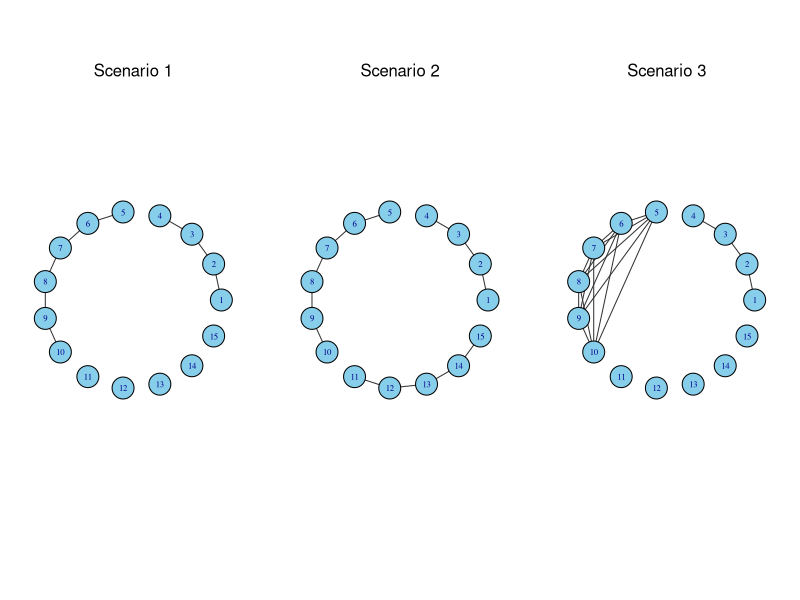
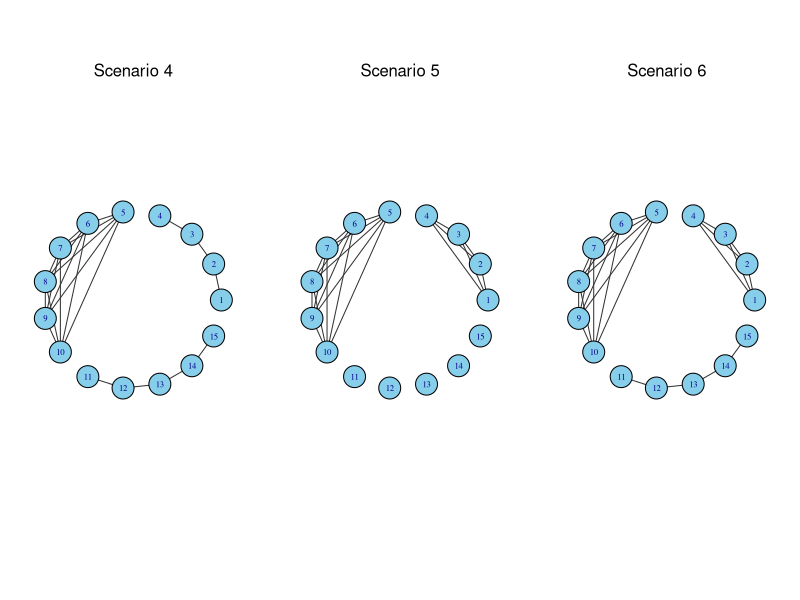
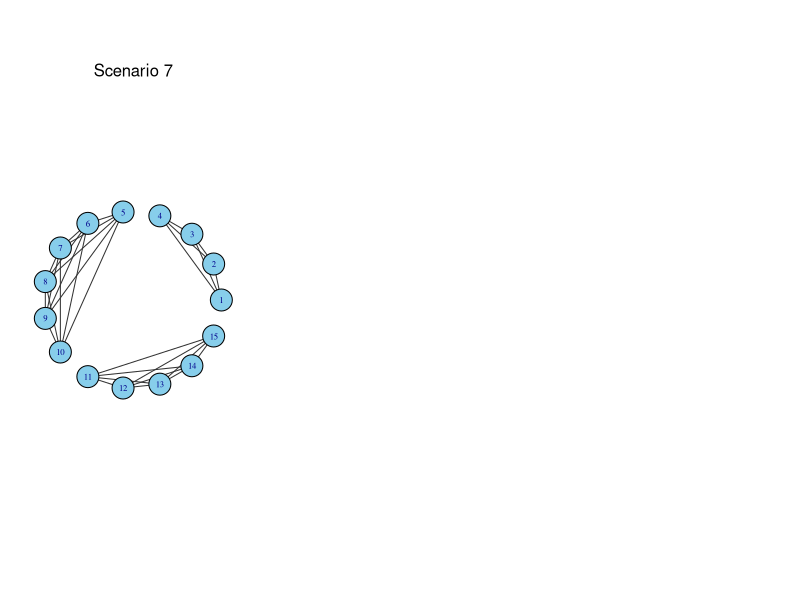
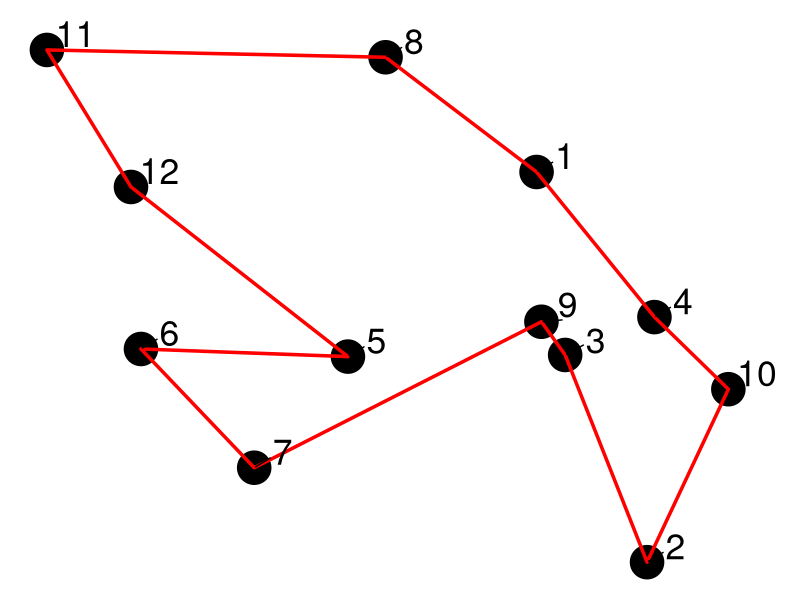
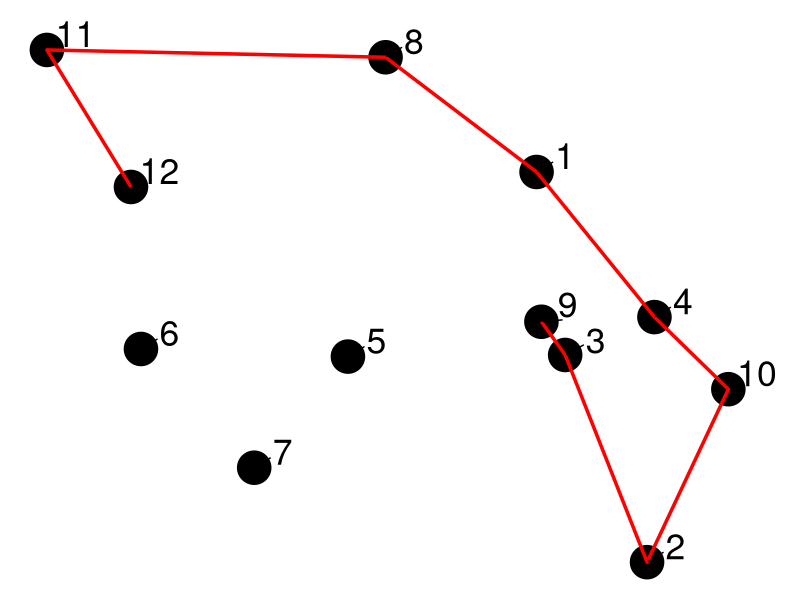
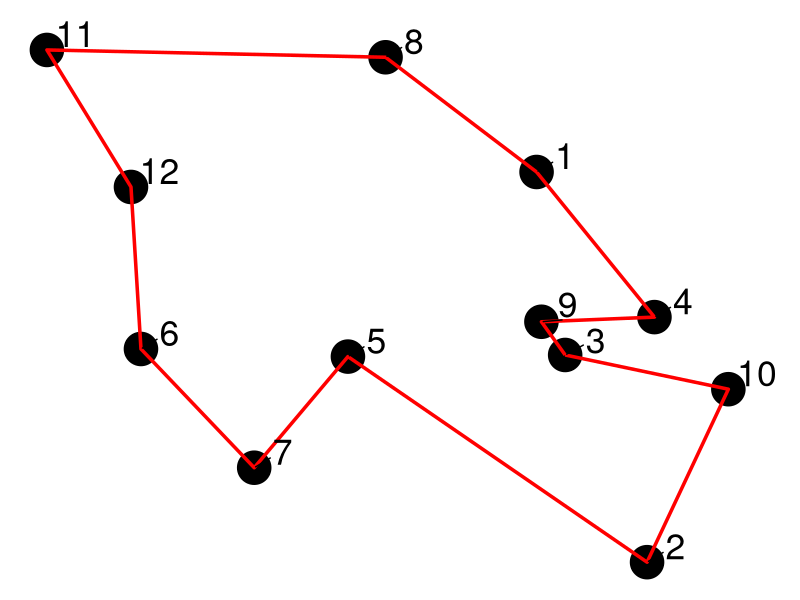
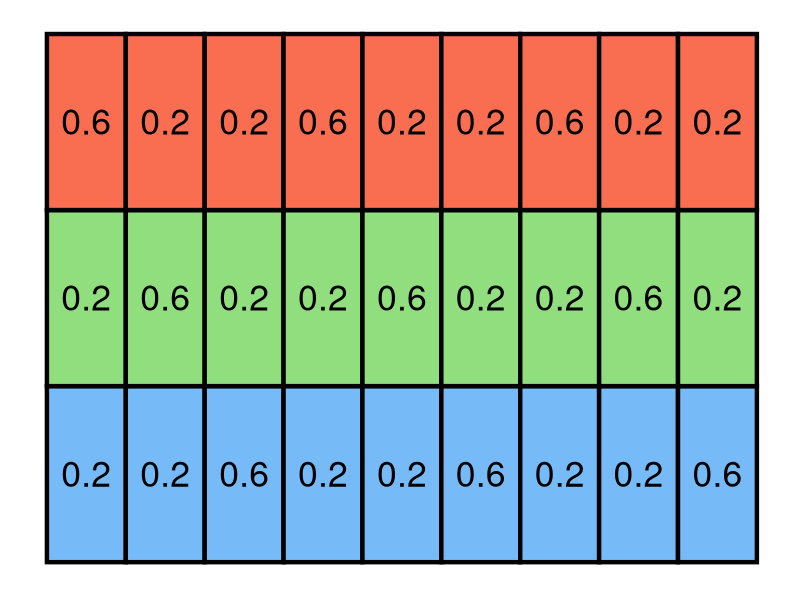

The R source for these figures, in order:
################################################################################
#                   Code for graphs scenarios
###############################################################################

library(igraph)

#edges for each scenario
edges_s1 <- matrix(c(1, 2, 2, 3, 3, 4, 5, 6, 6, 7, 7, 8, 8, 9, 9, 10), ncol = 2, byrow = TRUE)
edges_s2 <- matrix(c(1, 2, 2, 3, 3, 4, 5, 6, 6, 7, 7, 8, 8, 9, 9, 10, 11, 12, 12, 13, 13, 14,14,15), ncol = 2, byrow = TRUE)
edges_s3 <- matrix(c(1, 2, 2, 3, 3, 4, 5, 6, 5, 7, 5, 8, 5, 9, 5, 10, 6, 7, 6, 8, 6, 9, 6, 10, 7, 8, 7, 9, 7, 10, 8, 9, 8, 10, 9, 10), ncol = 2, byrow = TRUE)
edges_s4 <- matrix(c(1, 2, 2, 3, 3, 4, 5, 6, 5, 7, 5, 8, 5, 9, 5, 10, 6, 7, 6, 8, 6, 9, 6, 10, 7, 8, 7, 9, 7, 10, 8, 9, 8, 10, 9, 10, 11, 12, 12, 13, 13, 14, 14, 15), ncol = 2, byrow = TRUE)
edges_s5 <- matrix(c(1, 2, 1, 3, 1, 4, 2, 3, 2, 4, 3, 4, 5, 6, 5, 7, 5, 8, 5, 9, 5, 10, 6, 7, 6, 8, 6, 9, 6, 10, 7, 8, 7, 9, 7, 10, 8, 9, 8, 10, 9, 10), ncol = 2, byrow = TRUE)
edges_s6 <- matrix(c(1, 2, 1, 3, 1, 4, 2, 3, 2, 4, 3, 4, 5, 6, 5, 7, 5, 8, 5, 9, 5, 10, 6, 7, 6, 8, 6, 9, 6, 10, 7, 8, 7, 9, 7, 10, 8, 9, 8, 10, 9, 10, 11, 12, 12, 13, 13, 14, 14, 15), ncol = 2, byrow = TRUE)
edges_s7 <- matrix(c(1, 2, 1, 3, 1, 4, 2, 3, 2, 4, 3, 4, 5, 6, 5, 7, 5, 8, 5, 9, 5, 10, 6, 7, 6, 8, 6, 9, 6, 10, 7, 8, 7, 9, 7, 10, 8, 9, 8, 10, 9, 10, 11, 12, 11, 13, 11, 14, 11, 15, 12, 13, 12, 14, 12, 15, 13, 14, 13, 15, 14, 15), ncol = 2, byrow = TRUE)

# Create graph objects from edge lists, ensuring all 15 vertices are present
create_graph <- function(edges) {
  g <- graph_from_edgelist(edges, directed = FALSE)
  g <- add_vertices(g, 15 - vcount(g))
  g
}

graph_s1 <- create_graph(edges_s1)
graph_s2 <- create_graph(edges_s2)
graph_s3 <- create_graph(edges_s3)
graph_s4 <- create_graph(edges_s4)
graph_s5 <- create_graph(edges_s5)
graph_s6 <- create_graph(edges_s6)
graph_s7 <- create_graph(edges_s7)

# function to plot the different networks
plot_network <- function(graph, title, edge_color) {
  plot(graph, vertex.label = 1:15, layout = layout_in_circle, 
       edge.arrow.size = 0.5, vertex.size = 25, vertex.label.cex = 0.8,
       vertex.color = "skyblue", edge.color = "gray20", main = "")
  mtext(title, side = 3, line = -4, cex = 1)
}

par(mfrow = c(1, 3), mar = c(2, 2, 2, 2))  # Adjust layout for plot the number
#of graphs that u want, i use mfrow =c(1,3) in the thesis

plot_network(graph_s1, "Scenario 1")
plot_network(graph_s2, "Scenario 2")
plot_network(graph_s3, "Scenario 3")

plot_network(graph_s4, "Scenario 4")
plot_network(graph_s5, "Scenario 5")
plot_network(graph_s6, "Scenario 6")

plot_network(graph_s7, "Scenario 7")

plot.new()


########################################################################################
####                 Code for the 3 tsp plots
########################################################################################

library(ggplot2)
library(TSP)
library(ggrepel)

set.seed(12345)  # For reproducibility
nodes <- data.frame(
  x = runif(12, 0, 100),
  y = runif(12, 0, 100)
)

#distance matrix
distance_matrix <- as.matrix(dist(nodes))

# suboptimal TSP solution by using a heuristic method
tsp <- TSP(distance_matrix)
suboptimal_solution <- solve_TSP(tsp, method = "nearest_insertion")
suboptimal_tour <- as.integer(suboptimal_solution)
suboptimal_tour_nodes <- nodes[suboptimal_tour, ]
suboptimal_tour_nodes <- rbind(suboptimal_tour_nodes, suboptimal_tour_nodes[1, ])  # To make a complete loop

p1 <- ggplot(data = nodes, aes(x = x, y = y)) +
  geom_point(size = 11) +  # Increase point size
  geom_path(data = suboptimal_tour_nodes, aes(x = x, y = y), color = "red", size = 1.2) + 
  geom_text_repel(aes(label = 1:12), size = 9, nudge_x = 4, nudge_y = 3) +  
  theme_minimal() +
  theme(
    plot.title = element_blank(),
    axis.title = element_blank(),
    axis.text = element_blank(),
    axis.ticks = element_blank(),
    panel.grid = element_blank()
  )

print(p1)

# Destroy some edges (destroy function)
destroy_indices <- c(2, 5)  # Indices of the edges to be destroyed
destroyed_suboptimal_tour_nodes <- suboptimal_tour_nodes
destroyed_suboptimal_tour_nodes[c(destroy_indices, destroy_indices + 1), ] <- NA
destroyed_suboptimal_tour_nodes$x[7] <- NA
destroyed_suboptimal_tour_nodes$x[2] <- 50.922434
destroyed_suboptimal_tour_nodes$y[2] <- 95.1658754
destroyed_suboptimal_tour_nodes$x[3] <- 3.453544
destroyed_suboptimal_tour_nodes$y[3] <- 96.5415323

#plot the TSP solution with destroyed edges
p2 <- ggplot(data = nodes, aes(x = x, y = y)) +
  geom_point(size = 11) +  # Increase point size
  geom_path(data = destroyed_suboptimal_tour_nodes, aes(x = x, y = y), color = "red", size = 1.2, na.rm = TRUE) +  # Increase path size
  geom_text_repel(aes(label = 1:12), size = 9, nudge_x = 4, nudge_y = 3) +  
  theme_minimal() +
  theme(
    plot.title = element_blank(),
    axis.title = element_blank(),
    axis.text = element_blank(),
    axis.ticks = element_blank(),
    panel.grid = element_blank()
  )

print(p2)

# Finally apply the repair function = Solve the TSP to find the optimal solution
optimal_solution <- solve_TSP(tsp)
optimal_tour <- as.integer(optimal_solution)
optimal_tour_nodes <- nodes[optimal_tour, ]
optimal_tour_nodes <- rbind(optimal_tour_nodes, optimal_tour_nodes[1, ])  # To make a complete loop

# Plot the optimal TSP solution
p3 <- ggplot(data = nodes, aes(x = x, y = y)) +
  geom_point(size = 11) +  # Increase point size
  geom_path(data = optimal_tour_nodes, aes(x = x, y = y), color = "red", size = 1.2) +  #Increase path size
  geom_text_repel(aes(label = 1:12), size = 9, nudge_x = 4, nudge_y = 3) +  #adjust position of text labels
  theme_minimal() +
  theme(
    plot.title = element_blank(),
    axis.title = element_blank(),
    axis.text = element_blank(),
    axis.ticks = element_blank(),
    panel.grid = element_blank()
  )

print(p3)


#######################################################################################
#   code for the visual representation of our destroy and repair functions
######################################################################################

library(ggplot2)
library(dplyr)
library(tidyr)

#To obtain all the plots of the thesis, i only modify the grid_data variable

grid_data <- expand.grid(x = 1:9, y = 1:3) %>%
  mutate(formula = case_when(
    x == 1 & y == 3 ~ "0.6",
    x == 2 & y == 3 ~ "0.2",
    x == 3 & y == 3 ~ "0.2",
    x == 4 & y == 3 ~ "0.6",
    x == 5 & y == 3 ~ "0.2",
    x == 6 & y == 3 ~ "0.2",
    x == 7 & y == 3 ~ "0.6",
    x == 8 & y == 3 ~ "0.2",
    x == 9 & y == 3 ~ "0.2",
    
    x == 1 & y == 2 ~ "0.2",
    x == 2 & y == 2 ~ "0.6",
    x == 3 & y == 2 ~ "0.2",
    x == 4 & y == 2 ~ "0.2",
    x == 5 & y == 2 ~ "0.6",
    x == 6 & y == 2 ~ "0.2",
    x == 7 & y == 2 ~ "0.2",
    x == 8 & y == 2 ~ "0.6",
    x == 9 & y == 2 ~ "0.2",
    
    x == 1 & y == 1 ~ "0.2",
    x == 2 & y == 1 ~ "0.2",
    x == 3 & y == 1 ~ "0.6",
    x == 4 & y == 1 ~ "0.2",
    x == 5 & y == 1 ~ "0.2",
    x == 6 & y == 1 ~ "0.6",
    x == 7 & y == 1 ~ "0.2",
    x == 8 & y == 1 ~ "0.2",
    x == 9 & y == 1 ~ "0.6",
    TRUE ~ "0"
  ))

# Regions with different colors
grid_data <- grid_data %>%
  mutate(region = case_when(
    x <= 9 & y == 3 ~ "soft_red",
    x <=9 & y == 2 ~ "soft_green",
    x <= 9 & y ==1 ~ "soft_blue",
    TRUE ~ "pink"
  ))

ggplot(grid_data, aes(x = x, y = y, fill = region)) +
  geom_tile(color = "black", size=1.5) +
  geom_text(aes(label = formula), size = 9, color = "black", parse = TRUE) +
  scale_fill_manual(values = c("soft_red" = "#f96e50", 
                               "soft_green" = "#90de7d", 
                               "soft_blue" = "#77baf8", 
                               "pink" = "pink")) +
  theme_minimal() +
  theme(axis.text = element_blank(),
        axis.title = element_blank(),
        axis.ticks = element_blank(),
        panel.grid = element_blank(),
        legend.position = "none",
        plot.title = element_blank())
